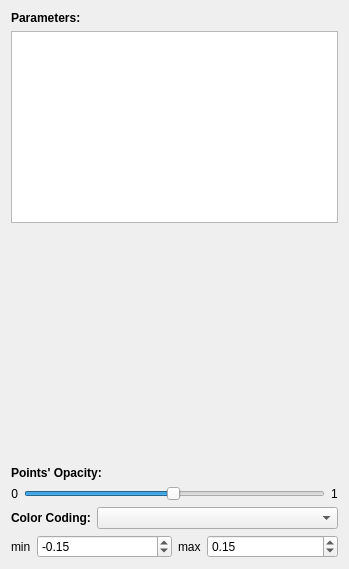
<?xml version="1.0" encoding="UTF-8"?>
<ui version="4.0">
 <class>SPMSettings</class>
 <widget class="QDialog" name="SPMSettings">
  <property name="geometry">
   <rect>
    <x>0</x>
    <y>0</y>
    <width>349</width>
    <height>569</height>
   </rect>
  </property>
  <property name="windowTitle">
   <string>SPM Settings</string>
  </property>
  <layout class="QVBoxLayout" name="verticalLayout_4">
   <item>
    <layout class="QVBoxLayout" name="verticalLayout_3">
     <item>
      <widget class="QLabel" name="label">
       <property name="font">
        <font>
         <weight>75</weight>
         <bold>true</bold>
        </font>
       </property>
       <property name="text">
        <string>Parameters:</string>
       </property>
      </widget>
     </item>
     <item>
      <widget class="QListWidget" name="parametersList">
       <property name="sizePolicy">
        <sizepolicy hsizetype="Preferred" vsizetype="Preferred">
         <horstretch>0</horstretch>
         <verstretch>0</verstretch>
        </sizepolicy>
       </property>
      </widget>
     </item>
    </layout>
   </item>
   <item>
    <spacer name="verticalSpacer">
     <property name="orientation">
      <enum>Qt::Vertical</enum>
     </property>
     <property name="sizeType">
      <enum>QSizePolicy::Expanding</enum>
     </property>
     <property name="sizeHint" stdset="0">
      <size>
       <width>17</width>
       <height>151</height>
      </size>
     </property>
    </spacer>
   </item>
   <item>
    <layout class="QVBoxLayout" name="verticalLayout">
     <item>
      <widget class="QLabel" name="label_3">
       <property name="font">
        <font>
         <weight>75</weight>
         <bold>true</bold>
        </font>
       </property>
       <property name="text">
        <string>Points' Opacity:</string>
       </property>
      </widget>
     </item>
     <item>
      <layout class="QHBoxLayout" name="horizontalLayout_5">
       <item>
        <widget class="QLabel" name="label_6">
         <property name="sizePolicy">
          <sizepolicy hsizetype="Maximum" vsizetype="Preferred">
           <horstretch>0</horstretch>
           <verstretch>0</verstretch>
          </sizepolicy>
         </property>
         <property name="text">
          <string>0</string>
         </property>
         <property name="alignment">
          <set>Qt::AlignRight|Qt::AlignTrailing|Qt::AlignVCenter</set>
         </property>
        </widget>
       </item>
       <item>
        <widget class="QSlider" name="opacitySlider">
         <property name="maximum">
          <number>99</number>
         </property>
         <property name="value">
          <number>49</number>
         </property>
         <property name="orientation">
          <enum>Qt::Horizontal</enum>
         </property>
        </widget>
       </item>
       <item>
        <widget class="QLabel" name="label_7">
         <property name="sizePolicy">
          <sizepolicy hsizetype="Maximum" vsizetype="Preferred">
           <horstretch>0</horstretch>
           <verstretch>0</verstretch>
          </sizepolicy>
         </property>
         <property name="text">
          <string>1</string>
         </property>
        </widget>
       </item>
      </layout>
     </item>
    </layout>
   </item>
   <item>
    <layout class="QVBoxLayout" name="verticalLayout_2">
     <item>
      <layout class="QHBoxLayout" name="horizontalLayout_6">
       <item>
        <widget class="QLabel" name="label_2">
         <property name="sizePolicy">
          <sizepolicy hsizetype="Maximum" vsizetype="Preferred">
           <horstretch>0</horstretch>
           <verstretch>0</verstretch>
          </sizepolicy>
         </property>
         <property name="font">
          <font>
           <weight>75</weight>
           <bold>true</bold>
          </font>
         </property>
         <property name="text">
          <string>Color Coding:</string>
         </property>
        </widget>
       </item>
       <item>
        <widget class="QComboBox" name="colorCodingParameter"/>
       </item>
      </layout>
     </item>
     <item>
      <layout class="QHBoxLayout" name="horizontalLayout_4">
       <item>
        <layout class="QHBoxLayout" name="horizontalLayout_3">
         <item>
          <widget class="QLabel" name="label_4">
           <property name="sizePolicy">
            <sizepolicy hsizetype="Maximum" vsizetype="Preferred">
             <horstretch>0</horstretch>
             <verstretch>0</verstretch>
            </sizepolicy>
           </property>
           <property name="text">
            <string>min</string>
           </property>
          </widget>
         </item>
         <item>
          <widget class="QDoubleSpinBox" name="sbMin">
           <property name="minimum">
            <double>-99999.000000000000000</double>
           </property>
           <property name="maximum">
            <double>99999.000000000000000</double>
           </property>
           <property name="singleStep">
            <double>0.100000000000000</double>
           </property>
           <property name="value">
            <double>-0.150000000000000</double>
           </property>
          </widget>
         </item>
        </layout>
       </item>
       <item>
        <layout class="QHBoxLayout" name="horizontalLayout_2">
         <item>
          <widget class="QLabel" name="label_5">
           <property name="sizePolicy">
            <sizepolicy hsizetype="Maximum" vsizetype="Preferred">
             <horstretch>0</horstretch>
             <verstretch>0</verstretch>
            </sizepolicy>
           </property>
           <property name="text">
            <string>max</string>
           </property>
          </widget>
         </item>
         <item>
          <widget class="QDoubleSpinBox" name="sbMax">
           <property name="minimum">
            <double>-99999.000000000000000</double>
           </property>
           <property name="maximum">
            <double>99999.000000000000000</double>
           </property>
           <property name="singleStep">
            <double>0.100000000000000</double>
           </property>
           <property name="value">
            <double>0.150000000000000</double>
           </property>
          </widget>
         </item>
        </layout>
       </item>
      </layout>
     </item>
    </layout>
   </item>
  </layout>
 </widget>
 <resources/>
 <connections/>
</ui>
